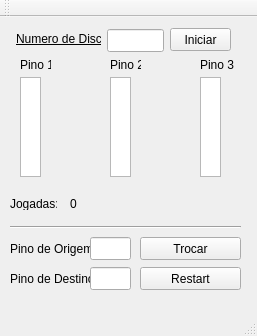
<?xml version="1.0" encoding="UTF-8"?>
<ui version="4.0">
 <class>MainWindow</class>
 <widget class="QMainWindow" name="MainWindow">
  <property name="geometry">
   <rect>
    <x>0</x>
    <y>0</y>
    <width>257</width>
    <height>336</height>
   </rect>
  </property>
  <property name="windowTitle">
   <string>TorreDeHanoi</string>
  </property>
  <widget class="QWidget" name="centralWidget">
   <widget class="QTextEdit" name="textEdit_Pino_1">
    <property name="geometry">
     <rect>
      <x>20</x>
      <y>60</y>
      <width>21</width>
      <height>100</height>
     </rect>
    </property>
   </widget>
   <widget class="QTextEdit" name="textEdit_Pino_2">
    <property name="geometry">
     <rect>
      <x>110</x>
      <y>60</y>
      <width>21</width>
      <height>100</height>
     </rect>
    </property>
   </widget>
   <widget class="QTextEdit" name="textEdit_Pino_3">
    <property name="geometry">
     <rect>
      <x>200</x>
      <y>60</y>
      <width>21</width>
      <height>100</height>
     </rect>
    </property>
   </widget>
   <widget class="Line" name="line">
    <property name="geometry">
     <rect>
      <x>10</x>
      <y>200</y>
      <width>231</width>
      <height>20</height>
     </rect>
    </property>
    <property name="orientation">
     <enum>Qt::Horizontal</enum>
    </property>
   </widget>
   <widget class="QLabel" name="label_2">
    <property name="geometry">
     <rect>
      <x>20</x>
      <y>40</y>
      <width>31</width>
      <height>16</height>
     </rect>
    </property>
    <property name="text">
     <string>Pino 1</string>
    </property>
   </widget>
   <widget class="QLabel" name="label_3">
    <property name="geometry">
     <rect>
      <x>110</x>
      <y>40</y>
      <width>31</width>
      <height>16</height>
     </rect>
    </property>
    <property name="text">
     <string>Pino 2</string>
    </property>
   </widget>
   <widget class="QLabel" name="label_4">
    <property name="geometry">
     <rect>
      <x>200</x>
      <y>40</y>
      <width>41</width>
      <height>16</height>
     </rect>
    </property>
    <property name="text">
     <string>Pino 3</string>
    </property>
   </widget>
   <widget class="QLabel" name="label_5">
    <property name="geometry">
     <rect>
      <x>10</x>
      <y>220</y>
      <width>81</width>
      <height>23</height>
     </rect>
    </property>
    <property name="text">
     <string>Pino de Origem</string>
    </property>
   </widget>
   <widget class="QLabel" name="label_6">
    <property name="geometry">
     <rect>
      <x>10</x>
      <y>250</y>
      <width>81</width>
      <height>23</height>
     </rect>
    </property>
    <property name="text">
     <string>Pino de Destino</string>
    </property>
   </widget>
   <widget class="QLineEdit" name="lineEdit_Pino_De_Origem">
    <property name="geometry">
     <rect>
      <x>90</x>
      <y>220</y>
      <width>41</width>
      <height>23</height>
     </rect>
    </property>
   </widget>
   <widget class="QLineEdit" name="lineEdit_Pino_De_Destino">
    <property name="geometry">
     <rect>
      <x>90</x>
      <y>250</y>
      <width>41</width>
      <height>23</height>
     </rect>
    </property>
   </widget>
   <widget class="QPushButton" name="pushButton_Trocar_Disco">
    <property name="geometry">
     <rect>
      <x>140</x>
      <y>220</y>
      <width>101</width>
      <height>23</height>
     </rect>
    </property>
    <property name="text">
     <string>Trocar</string>
    </property>
   </widget>
   <widget class="QPushButton" name="pushButton_Restart">
    <property name="geometry">
     <rect>
      <x>140</x>
      <y>250</y>
      <width>101</width>
      <height>23</height>
     </rect>
    </property>
    <property name="text">
     <string>Restart</string>
    </property>
   </widget>
   <widget class="QLabel" name="label_7">
    <property name="geometry">
     <rect>
      <x>10</x>
      <y>180</y>
      <width>47</width>
      <height>13</height>
     </rect>
    </property>
    <property name="text">
     <string>Jogadas:</string>
    </property>
   </widget>
   <widget class="QLabel" name="label_quantidade_De_Jogadas">
    <property name="geometry">
     <rect>
      <x>70</x>
      <y>180</y>
      <width>47</width>
      <height>13</height>
     </rect>
    </property>
    <property name="text">
     <string>0</string>
    </property>
   </widget>
   <widget class="QLabel" name="label">
    <property name="geometry">
     <rect>
      <x>16</x>
      <y>10</y>
      <width>85</width>
      <height>23</height>
     </rect>
    </property>
    <property name="font">
     <font>
      <weight>50</weight>
      <bold>false</bold>
      <underline>true</underline>
     </font>
    </property>
    <property name="text">
     <string>Numero de Discos</string>
    </property>
   </widget>
   <widget class="QLineEdit" name="lineEdit_QuantidadeDeDiscos">
    <property name="geometry">
     <rect>
      <x>107</x>
      <y>12</y>
      <width>57</width>
      <height>23</height>
     </rect>
    </property>
   </widget>
   <widget class="QPushButton" name="pushButton_CriarJogo">
    <property name="geometry">
     <rect>
      <x>170</x>
      <y>11</y>
      <width>61</width>
      <height>23</height>
     </rect>
    </property>
    <property name="text">
     <string>Iniciar</string>
    </property>
   </widget>
   <zorder>layoutWidget</zorder>
   <zorder>textEdit_Pino_1</zorder>
   <zorder>textEdit_Pino_2</zorder>
   <zorder>textEdit_Pino_3</zorder>
   <zorder>line</zorder>
   <zorder>label_2</zorder>
   <zorder>label_3</zorder>
   <zorder>label_4</zorder>
   <zorder>label_5</zorder>
   <zorder>label_6</zorder>
   <zorder>lineEdit_Pino_De_Origem</zorder>
   <zorder>lineEdit_Pino_De_Destino</zorder>
   <zorder>pushButton_Trocar_Disco</zorder>
   <zorder>pushButton_Restart</zorder>
   <zorder>label_7</zorder>
   <zorder>label_quantidade_De_Jogadas</zorder>
  </widget>
  <widget class="QMenuBar" name="menuBar">
   <property name="geometry">
    <rect>
     <x>0</x>
     <y>0</y>
     <width>257</width>
     <height>21</height>
    </rect>
   </property>
  </widget>
  <widget class="QToolBar" name="mainToolBar">
   <attribute name="toolBarArea">
    <enum>TopToolBarArea</enum>
   </attribute>
   <attribute name="toolBarBreak">
    <bool>false</bool>
   </attribute>
  </widget>
  <widget class="QStatusBar" name="statusBar"/>
 </widget>
 <layoutdefault spacing="6" margin="11"/>
 <resources/>
 <connections/>
</ui>
